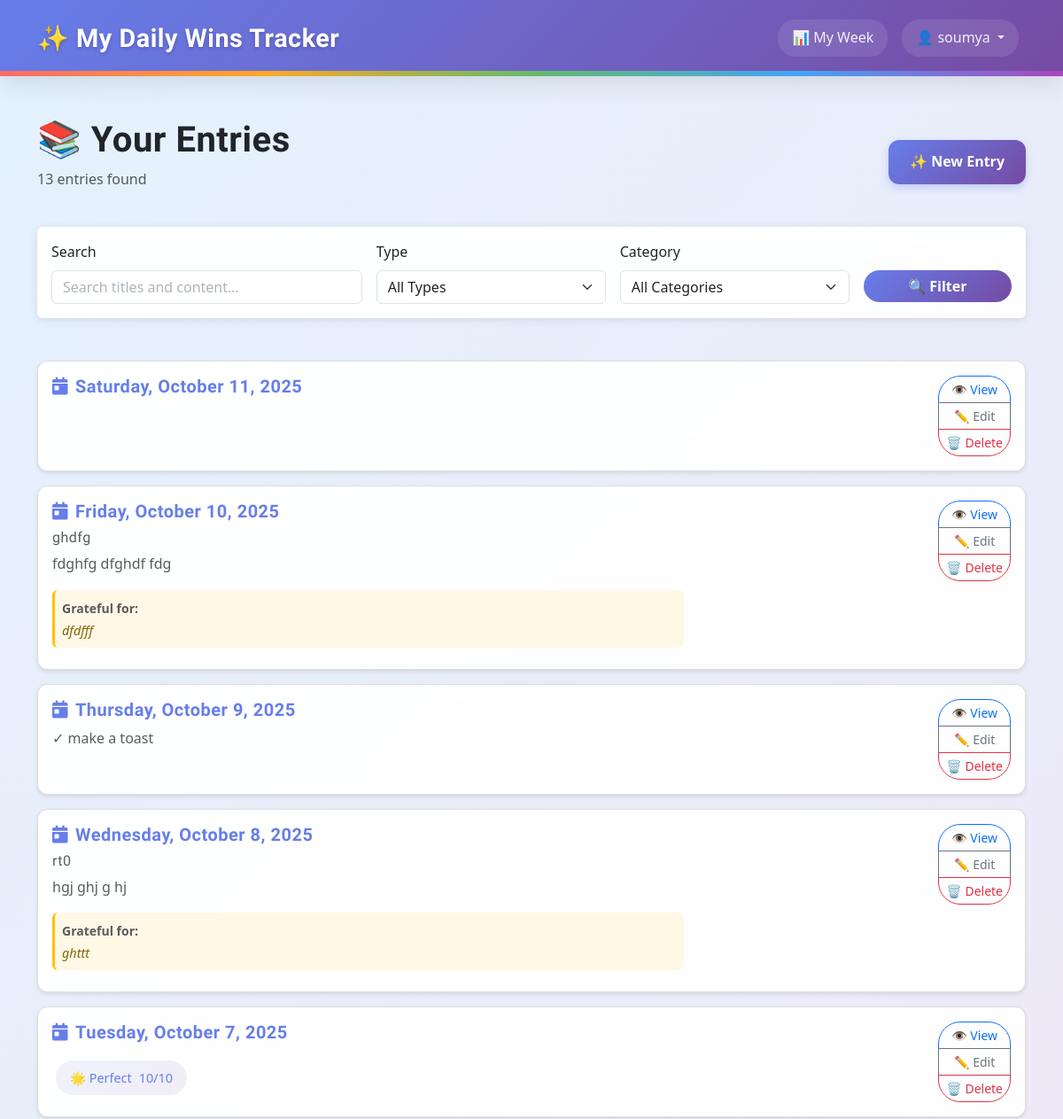
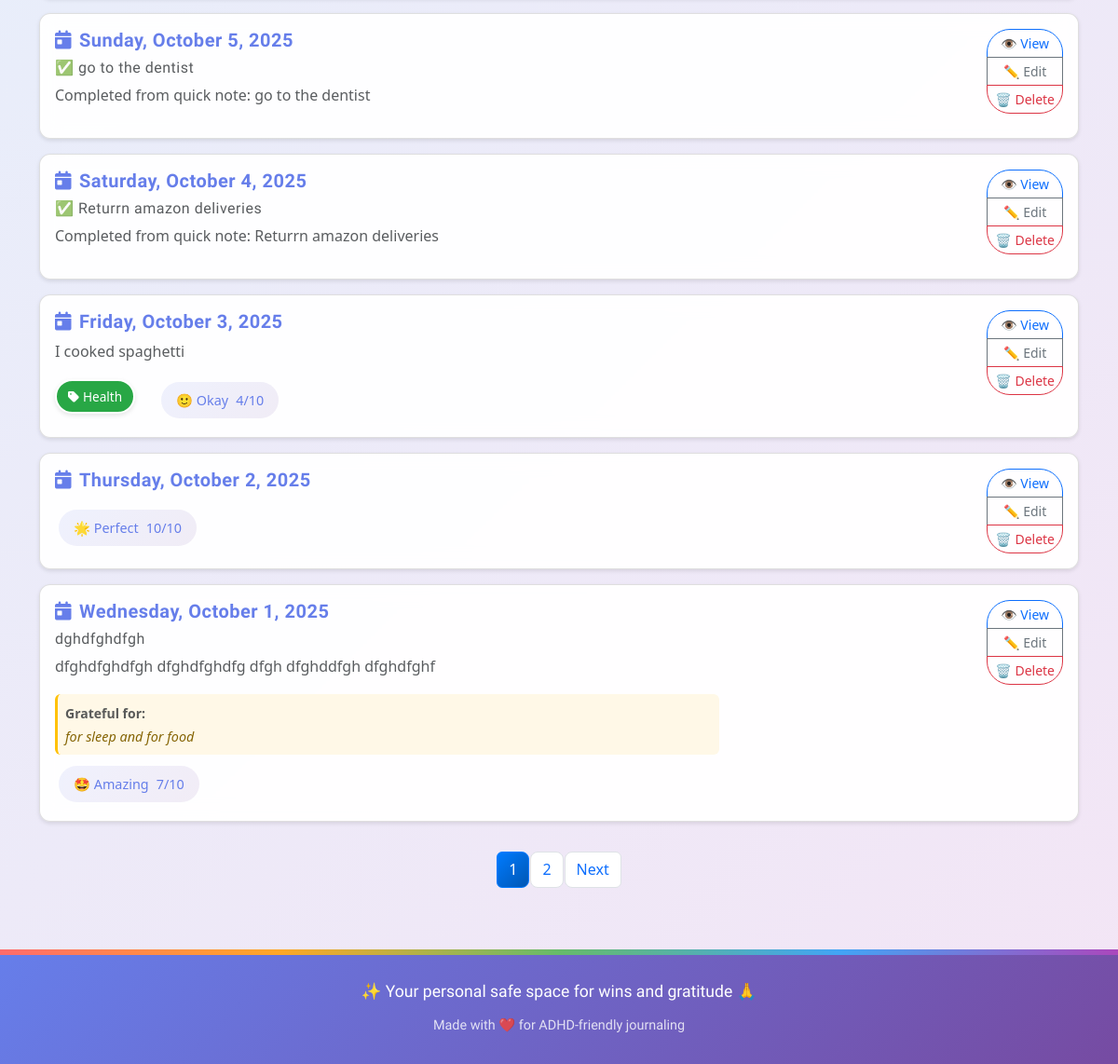
The app's page /entries/ (signed in), older data (2 pictures, top to bottom).
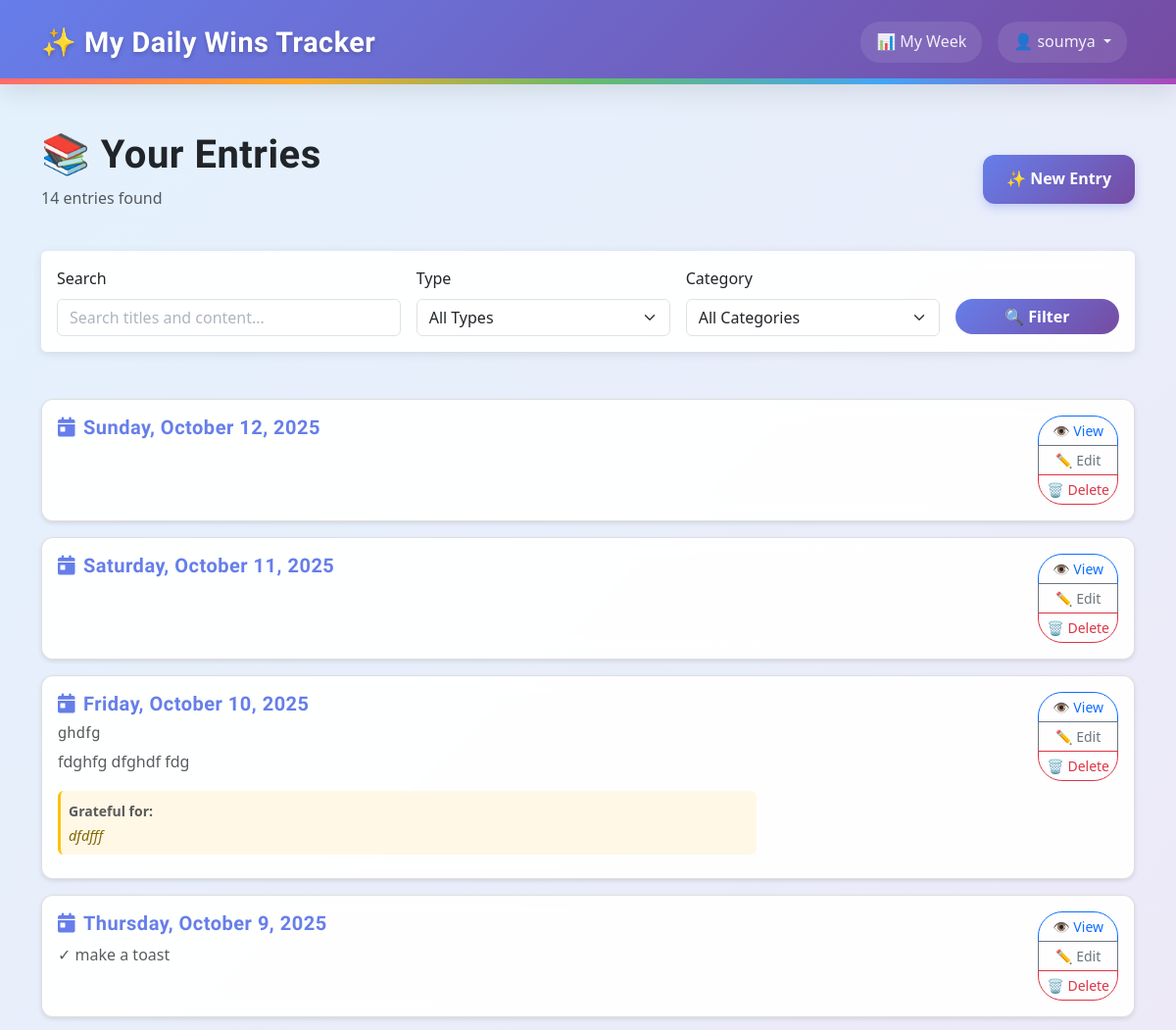
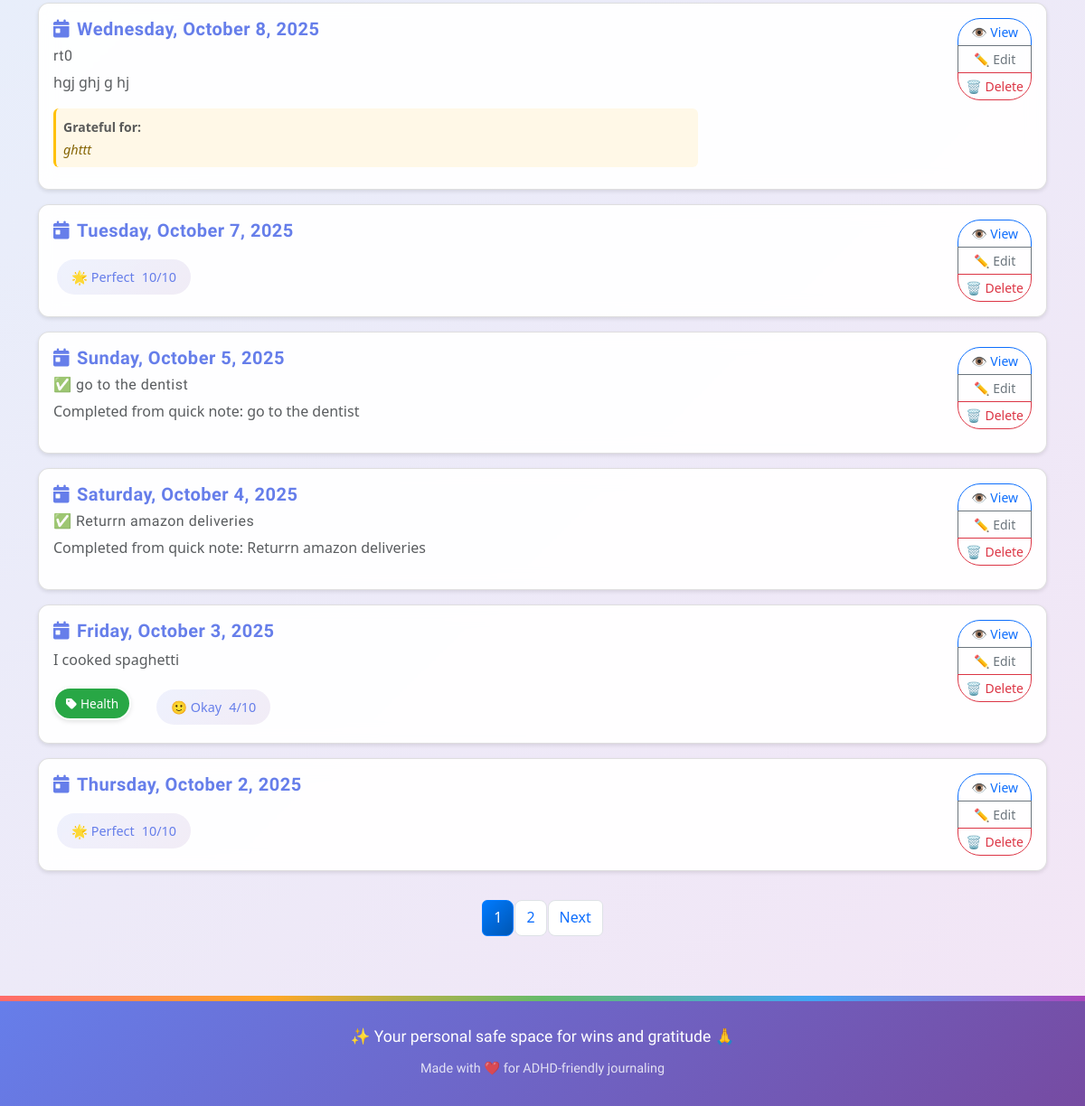
The same page, newer data (2 pictures, top to bottom).
### tracker/models.py (models this page shows, shortened)
class Entry(models.Model):
    class MoodChoice(models.IntegerChoices):
        TERRIBLE = 1, '😰 Terrible'
        BAD = 2, '😞 Bad'
        MEH = 3, '😐 Meh'
        OKAY = 4, '🙂 Okay'
        GOOD = 5, '😊 Good'
        GREAT = 6, '😄 Great'
        AMAZING = 7, '🤩 Amazing'
        FANTASTIC = 8, '🥳 Fantastic'
        INCREDIBLE = 9, '✨ Incredible'
        PERFECT = 10, '🌟 Perfect'
    user = models.ForeignKey(User, on_delete=models.CASCADE, related_name='entries')
    entry_date = models.DateField(help_text="The date this entry is for", null=True, blank=True)
    title = models.CharField(max_length=200, blank=True, help_text="Short title for your daily win")
    content = models.TextField(blank=True, help_text="Details about your daily wins")
    mood_rating = models.IntegerField(
        choices=MoodChoice.choices,
        null=True,
        blank=True,
        help_text="How was your mood today?"
    )
    gratitude_text = models.TextField(
        blank=True,
        help_text="Today I was grateful for..."
    )
    date_created = models.DateTimeField(auto_now_add=True)
    date_modified = models.DateTimeField(auto_now=True)
    is_private = models.BooleanField(default=True)
    categories = models.ManyToManyField(
        Category,
        blank=True,
        related_name='entries',
        help_text="Optional categories for this entry"
    )
    class Meta:
        verbose_name_plural = "Entries"
        ordering = ['-entry_date', '-date_created']
        constraints = [
            UniqueConstraint(
                fields=['user', 'entry_date'],
                name='unique_entry_per_user_per_day',
                violation_error_message='You can only have one entry per day.'
            ),
            models.CheckConstraint(
                name='mood_rating_valid_choice',
                check=models.Q(mood_rating__isnull=True) | models.Q(mood_rating__in=[1,2,3,4,5,6,7,8,9,10]),
                violation_error_message='Mood rating must be between 1 and 10.',
            )
        ]
        indexes = [
            models.Index(fields=['user', '-entry_date']),  # Dashboard queries
            models.Index(fields=['user', 'entry_date']),   # Day lookups
            models.Index(fields=['mood_rating']),          # Filtering
        ]
    @property
    def mood_emoji(self):
        if self.mood_rating:
            return dict(self.MoodChoice.choices)[self.mood_rating]
        return "😶 No mood set"

class Category(models.Model):
    user = models.ForeignKey(User, on_delete=models.CASCADE, related_name='categories')
    name = models.CharField(max_length=100)
    color = models.CharField(
        max_length=7,
        default='#007bff',  # Bootstrap blue
        validators=[
            RegexValidator(
                regex='^#[0-9A-Fa-f]{6}$',
                message='Color must be a valid hex code (e.g., #007bff)'
            )
        ]
    )
    description = models.TextField(blank=True)  # Optional notes
    date_created = models.DateTimeField(auto_now_add=True)
    class Meta:
        verbose_name_plural = "Categories"
        ordering = ['name']
        constraints = [
            UniqueConstraint(
                Lower('name'), 'user',
                name='unique_category_name_per_user',
                violation_error_message='You already have a category with this name (case-insensitive).'
            )
        ]
        indexes = [
            models.Index(fields=['user', 'name']),
            Index(Lower('name'), name='idx_category_lower_name'),  # Functional index for case-insensitive lookups
        ]

### tracker/views.py (the view)
# urls.py: path("entries/", views.entry_list, name="entry_list"),
@login_required
def entry_list(request):
    entries = Entry.objects.filter(user=request.user)
    entry_type_filter = request.GET.get('type')
    if entry_type_filter == 'win':
        entries = entries.exclude(content__exact='')
    elif entry_type_filter == 'gratitude':
        entries = entries.exclude(gratitude_text__exact='')
    category_filter = request.GET.get('category')
    if category_filter:
        try:
            category_id = int(category_filter)
            entries = entries.filter(categories__id=category_id)
        except (ValueError, TypeError):
            pass
    search_query = request.GET.get('search')
    if search_query:
        entries = entries.filter(
            Q(title__icontains=search_query) |
            Q(content__icontains=search_query) |
            Q(gratitude_text__icontains=search_query)
        )
    entries = entries.distinct().order_by('-entry_date')
    paginator = Paginator(entries, 10)  # 10 entries per page
    page_number = request.GET.get('page')
    page_obj = paginator.get_page(page_number)
    user_categories = Category.objects.filter(user=request.user)
    context = {
        'page_obj': page_obj,
        'entries': page_obj,  # For template compatibility
        'user_categories': user_categories,
        'current_filter': entry_type_filter,
        'current_category': category_filter,
        'search_query': search_query or '',
        'total_count': entries.count(),
    }
    return render(request, 'tracker/entry_list.html', context)

### templates/tracker/entry_list.html (shortened to what the changed rows need)
{% extends "base.html" %}
{% load static %}
{% block extra_css %}
<link rel="stylesheet" href="{% static 'css/forms.css' %}">
{% endblock %}
{% block content %}
<div class="row">
    <div class="col-md-12">
        <div class="d-flex justify-content-between align-items-center mb-4">
            <div>
                <h1>📚 Your Entries</h1>
                <p class="text-muted">
                    {% if total_count %}
                        {{ total_count }} entr{{ total_count|pluralize:"y,ies" }} found
                    {% else %}
                        No entries yet
                    {% endif %}
                </p>
            </div>
        </div>
    </div>
</div>
<div class="row">
    <div class="col-md-12">
        {% if entries %}
            {% for entry in entries %}
                <div class="card entry-card mb-3">
                    <div class="card-body">
                        <div class="row">
                            <div class="col-md-8">
                                <div class="d-flex align-items-start">
                                    <div class="flex-grow-1">
                                        <h5 class="card-title mb-2">
                                            <a href="{% url 'entry_detail' entry.pk %}" class="text-decoration-none" style="color: #667eea;">
                                                <i class="fas fa-calendar-day me-2"></i>{{ entry.entry_date|date:"l, F j, Y" }}
                                            </a>
                                        </h5>
                                        {% if entry.title %}
                                            <h6 class="text-muted mb-2" style="font-weight: 500;">
                                                {{ entry.title }}
                                            </h6>
                                        {% endif %}
                                        <p class="card-text text-muted">
                                            {% if entry.content %}
                                                {{ entry.content|truncatewords:30 }}
                                            {% endif %}
                                        </p>
                                        {% if entry.gratitude_text %}
                                            <div class="p-2 mb-2" style="background: #fff8e7; border-radius: 6px; border-left: 3px solid #ffc107;">
                                                <small class="text-muted"><strong>Grateful for:</strong></small>
                                                <p class="card-text mb-0" style="font-style: italic; color: #856404; font-size: 0.9rem;">
                                                    {{ entry.gratitude_text|truncatewords:20 }}
                                                </p>
                                            </div>
                                        {% endif %}
                                        <div class="d-flex align-items-center gap-3 flex-wrap mt-2">
                                            {% if entry.categories.all %}
                                                <div class="d-flex flex-wrap gap-1">
                                                    {% for category in entry.categories.all %}
                                                        <span class="category-badge" style="background-color: {{ category.color }};">
                                                            <i class="fas fa-tag me-1"></i>{{ category.name }}
                                                        </span>
                                                    {% endfor %}
                                                </div>
                                            {% endif %}
                                            {% if entry.mood_rating %}
                                                <div class="mood-indicator">
                                                    <span>{{ entry.mood_emoji }}</span>
                                                    <span>{{ entry.mood_rating }}/10</span>
                                                </div>
                                            {% endif %}
                                        </div>
                                    </div>
                                </div>
                            </div>
                            <div class="col-md-4 text-end">
                                <div class="btn-group-vertical btn-group-sm" role="group">
                                    <a href="{% url 'entry_detail' entry.pk %}" class="btn btn-outline-primary">
                                        👁️ View
                                    </a>
                                    <a href="{% url 'entry_edit' entry.pk %}" class="btn btn-outline-secondary">
                                        ✏️ Edit
                                    </a>
                                    <button type="button" class="btn btn-outline-danger" onclick="deleteEntry({{ entry.pk }})">
                                        🗑️ Delete
                                    </button>
                                </div>
                            </div>
                        </div>
                    </div>
                </div>
            {% endfor %}
            {% if page_obj.has_other_pages %}
                <nav aria-label="Entry pagination">
                    <ul class="pagination justify-content-center">
                        {% for num in page_obj.paginator.page_range %}
                            {% if page_obj.number == num %}
                                <li class="page-item active">
                                    <span class="page-link">{{ num }}</span>
                                </li>
                            {% elif num > page_obj.number|add:'-3' and num < page_obj.number|add:'3' %}
                                <li class="page-item">
                                    <a class="page-link" href="?page={{ num }}">{{ num }}</a>
                                </li>
                            {% endif %}
                        {% endfor %}
                    </ul>
                </nav>
            {% endif %}
        {% endif %}
    </div>
</div>
{% endblock %}

Row changes from the older to the newer data that the page shows:
no longer on this page (row unchanged): Entry: entry_date "Wednesday, October 1, 2025", title "dghdfghdfgh", content "dfghdfghdfgh dfghdfghdfg dfgh dfghddfgh dfghdfghf", gratitude_text "for sleep and for food", mood_emoji "🤩 Amazing", mood_rating "7"
added Entry: entry_date "Sunday, October 12, 2025"
Text that changed along with them:
{{ total_count }}: "13" → "14"
